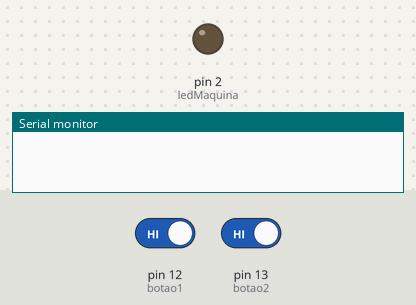
Recording of a sketch running on a simulated Arduino Uno, built with avr-gcc and run on an emulated ATmega328P. On the bench: output pins drawn as LEDs (lit = HIGH), the last lines printed to the serial monitor. Inputs (shaded band) come from the test bench; at power-on: pin 12 (botao1) HIGH, pin 13 (botao2) HIGH.

Above: at 1.2 s.
1.3 s: pin 12 (botao1) driven LOW and pin 13 (botao2) driven LOW
At 1.9 s:
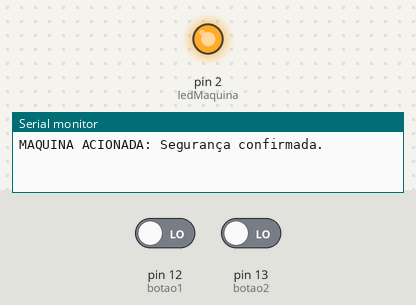
Timing chart, 0 to 4.3 s (numbered marks = the images above; inputs shaded):
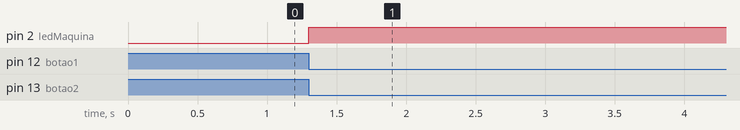

Measured:
- after the input at 1.3 s, pin 2 (ledMaquina): LOW → HIGH at once

The sketch:

Ex26.ino
```cpp
const int botao1 = 12;
const int botao2 = 13;
const int ledMaquina = 2;
unsigned long tempoBotao1 = 0;
unsigned long tempoBotao2 = 0;
bool aguardandoReset = false;
bool acionouSaida = false;

void setup() {
  pinMode(botao1, INPUT_PULLUP);
  pinMode(botao2, INPUT_PULLUP);
  pinMode(ledMaquina, OUTPUT);
  Serial.begin(9600);
}

void loop() {

  bool b1 = !digitalRead(botao1);
  bool b2 = !digitalRead(botao2);


  if (b1 && tempoBotao1 == 0) tempoBotao1 = millis();
  if (!b1) tempoBotao1 = 0;

  if (b2 && tempoBotao2 == 0) tempoBotao2 = millis();
  if (!b2) tempoBotao2 = 0;
  if (b1 && b2 && !aguardandoReset) {
    long diferenca = abs((long)tempoBotao1 - (long)tempoBotao2);

    if (diferenca <= 200) {
      acionouSaida = true;
      digitalWrite(ledMaquina, HIGH);
      Serial.println("MAQUINA ACIONADA: Segurança confirmada.");
    } else {
      Serial.println("ERRO: Falha de simultaneidade!");
    }
    aguardandoReset = true;
  }


  if (!b1 && !b2) {
    digitalWrite(ledMaquina, LOW);
    aguardandoReset = false;
    acionouSaida = false;
  }
}
```
